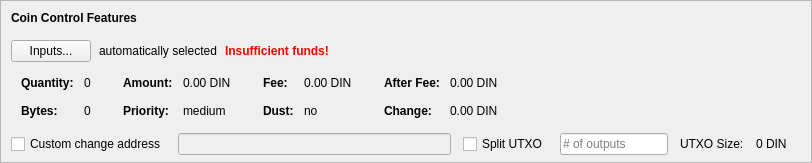
    <widget class="QFrame" name="frameCoinControl">
     <property name="sizePolicy">
      <sizepolicy hsizetype="Expanding" vsizetype="Expanding">
       <horstretch>0</horstretch>
       <verstretch>0</verstretch>
      </sizepolicy>
     </property>
     <property name="maximumSize">
      <size>
       <width>16777215</width>
       <height>16777215</height>
      </size>
     </property>
     <property name="frameShape">
      <enum>QFrame::StyledPanel</enum>
     </property>
     <property name="frameShadow">
      <enum>QFrame::Sunken</enum>
     </property>
     <layout class="QVBoxLayout" name="verticalLayoutCoinControl2">
      <property name="spacing">
       <number>0</number>
      </property>
      <property name="leftMargin">
       <number>0</number>
      </property>
      <property name="topMargin">
       <number>0</number>
      </property>
      <property name="rightMargin">
       <number>0</number>
      </property>
      <property name="bottomMargin">
       <number>6</number>
      </property>
      <item>
       <layout class="QVBoxLayout" name="verticalLayoutCoinControl" stretch="0,0,0,0,1">
        <property name="spacing">
         <number>0</number>
        </property>
        <property name="leftMargin">
         <number>10</number>
        </property>
        <property name="topMargin">
         <number>10</number>
        </property>
        <item>
         <layout class="QHBoxLayout" name="horizontalLayoutCoinControl1">
          <property name="bottomMargin">
           <number>15</number>
          </property>
          <item>
           <widget class="QLabel" name="labelCoinControlFeatures">
            <property name="sizePolicy">
             <sizepolicy hsizetype="Preferred" vsizetype="Maximum">
              <horstretch>0</horstretch>
              <verstretch>0</verstretch>
             </sizepolicy>
            </property>
            <property name="font">
             <font>
              <weight>75</weight>
              <bold>true</bold>
             </font>
            </property>
            <property name="styleSheet">
             <string notr="true">font-weight:bold;</string>
            </property>
            <property name="text">
             <string>Coin Control Features</string>
            </property>
           </widget>
          </item>
         </layout>
        </item>
        <item>
         <layout class="QHBoxLayout" name="horizontalLayoutCoinControl2" stretch="0,0,0,0">
          <property name="spacing">
           <number>8</number>
          </property>
          <property name="bottomMargin">
           <number>10</number>
          </property>
          <item>
           <widget class="QPushButton" name="pushButtonCoinControl">
            <property name="styleSheet">
             <string notr="true"/>
            </property>
            <property name="text">
             <string>Inputs...</string>
            </property>
            <property name="autoDefault">
             <bool>false</bool>
            </property>
           </widget>
          </item>
          <item>
           <widget class="QLabel" name="labelCoinControlAutomaticallySelected">
            <property name="text">
             <string>automatically selected</string>
            </property>
            <property name="margin">
             <number>5</number>
            </property>
           </widget>
          </item>
          <item>
           <widget class="QLabel" name="labelCoinControlInsuffFunds">
            <property name="font">
             <font>
              <weight>75</weight>
              <bold>true</bold>
             </font>
            </property>
            <property name="styleSheet">
             <string notr="true">color:red;font-weight:bold;</string>
            </property>
            <property name="text">
             <string>Insufficient funds!</string>
            </property>
            <property name="margin">
             <number>5</number>
            </property>
           </widget>
          </item>
          <item>
           <spacer name="horizontalSpacerCoinControl">
            <property name="orientation">
             <enum>Qt::Horizontal</enum>
            </property>
            <property name="sizeHint" stdset="0">
             <size>
              <width>40</width>
              <height>1</height>
             </size>
            </property>
           </spacer>
          </item>
         </layout>
        </item>
        <item>
         <widget class="QWidget" name="widgetCoinControl" native="true">
          <property name="sizePolicy">
           <sizepolicy hsizetype="Preferred" vsizetype="Preferred">
            <horstretch>0</horstretch>
            <verstretch>0</verstretch>
           </sizepolicy>
          </property>
          <property name="minimumSize">
           <size>
            <width>0</width>
            <height>0</height>
           </size>
          </property>
          <property name="styleSheet">
           <string notr="true"/>
          </property>
          <layout class="QHBoxLayout" name="horizontalLayoutCoinControl5">
           <property name="leftMargin">
            <number>0</number>
           </property>
           <property name="topMargin">
            <number>0</number>
           </property>
           <property name="rightMargin">
            <number>0</number>
           </property>
           <property name="bottomMargin">
            <number>0</number>
           </property>
           <item>
            <layout class="QHBoxLayout" name="horizontalLayoutCoinControl3" stretch="0,0,0,1">
             <property name="spacing">
              <number>20</number>
             </property>
             <property name="topMargin">
              <number>0</number>
             </property>
             <property name="bottomMargin">
              <number>10</number>
             </property>
             <item>
              <layout class="QFormLayout" name="formLayoutCoinControl1">
               <property name="horizontalSpacing">
                <number>10</number>
               </property>
               <property name="verticalSpacing">
                <number>14</number>
               </property>
               <property name="leftMargin">
                <number>10</number>
               </property>
               <property name="topMargin">
                <number>4</number>
               </property>
               <property name="rightMargin">
                <number>6</number>
               </property>
               <item row="0" column="0">
                <widget class="QLabel" name="labelCoinControlQuantityText">
                 <property name="font">
                  <font>
                   <weight>75</weight>
                   <bold>true</bold>
                  </font>
                 </property>
                 <property name="text">
                  <string>Quantity:</string>
                 </property>
                 <property name="margin">
                  <number>0</number>
                 </property>
                </widget>
               </item>
               <item row="0" column="1">
                <widget class="QLabel" name="labelCoinControlQuantity">
                 <property name="cursor">
                  <cursorShape>IBeamCursor</cursorShape>
                 </property>
                 <property name="contextMenuPolicy">
                  <enum>Qt::ActionsContextMenu</enum>
                 </property>
                 <property name="text">
                  <string notr="true">0</string>
                 </property>
                 <property name="margin">
                  <number>0</number>
                 </property>
                 <property name="textInteractionFlags">
                  <set>Qt::LinksAccessibleByMouse|Qt::TextSelectableByKeyboard|Qt::TextSelectableByMouse</set>
                 </property>
                </widget>
               </item>
               <item row="1" column="0">
                <widget class="QLabel" name="labelCoinControlBytesText">
                 <property name="font">
                  <font>
                   <weight>75</weight>
                   <bold>true</bold>
                  </font>
                 </property>
                 <property name="text">
                  <string>Bytes:</string>
                 </property>
                </widget>
               </item>
               <item row="1" column="1">
                <widget class="QLabel" name="labelCoinControlBytes">
                 <property name="cursor">
                  <cursorShape>IBeamCursor</cursorShape>
                 </property>
                 <property name="contextMenuPolicy">
                  <enum>Qt::ActionsContextMenu</enum>
                 </property>
                 <property name="text">
                  <string notr="true">0</string>
                 </property>
                 <property name="textInteractionFlags">
                  <set>Qt::LinksAccessibleByMouse|Qt::TextSelectableByKeyboard|Qt::TextSelectableByMouse</set>
                 </property>
                </widget>
               </item>
              </layout>
             </item>
             <item>
              <layout class="QFormLayout" name="formLayoutCoinControl2">
               <property name="horizontalSpacing">
                <number>10</number>
               </property>
               <property name="verticalSpacing">
                <number>14</number>
               </property>
               <property name="leftMargin">
                <number>6</number>
               </property>
               <property name="topMargin">
                <number>4</number>
               </property>
               <property name="rightMargin">
                <number>6</number>
               </property>
               <item row="0" column="0">
                <widget class="QLabel" name="labelCoinControlAmountText">
                 <property name="font">
                  <font>
                   <weight>75</weight>
                   <bold>true</bold>
                  </font>
                 </property>
                 <property name="text">
                  <string>Amount:</string>
                 </property>
                 <property name="margin">
                  <number>0</number>
                 </property>
                </widget>
               </item>
               <item row="0" column="1">
                <widget class="QLabel" name="labelCoinControlAmount">
                 <property name="cursor">
                  <cursorShape>IBeamCursor</cursorShape>
                 </property>
                 <property name="contextMenuPolicy">
                  <enum>Qt::ActionsContextMenu</enum>
                 </property>
                 <property name="text">
                  <string notr="true">0.00 DIN</string>
                 </property>
                 <property name="textInteractionFlags">
                  <set>Qt::LinksAccessibleByMouse|Qt::TextSelectableByKeyboard|Qt::TextSelectableByMouse</set>
                 </property>
                </widget>
               </item>
               <item row="1" column="0">
                <widget class="QLabel" name="labelCoinControlPriorityText">
                 <property name="font">
                  <font>
                   <weight>75</weight>
                   <bold>true</bold>
                  </font>
                 </property>
                 <property name="text">
                  <string>Priority:</string>
                 </property>
                </widget>
               </item>
               <item row="1" column="1">
                <widget class="QLabel" name="labelCoinControlPriority">
                 <property name="cursor">
                  <cursorShape>IBeamCursor</cursorShape>
                 </property>
                 <property name="contextMenuPolicy">
                  <enum>Qt::ActionsContextMenu</enum>
                 </property>
                 <property name="text">
                  <string>medium</string>
                 </property>
                 <property name="textInteractionFlags">
                  <set>Qt::LinksAccessibleByMouse|Qt::TextSelectableByKeyboard|Qt::TextSelectableByMouse</set>
                 </property>
                </widget>
               </item>
              </layout>
             </item>
             <item>
              <layout class="QFormLayout" name="formLayoutCoinControl3">
               <property name="horizontalSpacing">
                <number>10</number>
               </property>
               <property name="verticalSpacing">
                <number>14</number>
               </property>
               <property name="leftMargin">
                <number>6</number>
               </property>
               <property name="topMargin">
                <number>4</number>
               </property>
               <property name="rightMargin">
                <number>6</number>
               </property>
               <item row="0" column="0">
                <widget class="QLabel" name="labelCoinControlFeeText">
                 <property name="font">
                  <font>
                   <weight>75</weight>
                   <bold>true</bold>
                  </font>
                 </property>
                 <property name="text">
                  <string>Fee:</string>
                 </property>
                 <property name="margin">
                  <number>0</number>
                 </property>
                </widget>
               </item>
               <item row="0" column="1">
                <widget class="QLabel" name="labelCoinControlFee">
                 <property name="cursor">
                  <cursorShape>IBeamCursor</cursorShape>
                 </property>
                 <property name="contextMenuPolicy">
                  <enum>Qt::ActionsContextMenu</enum>
                 </property>
                 <property name="text">
                  <string notr="true">0.00 DIN</string>
                 </property>
                 <property name="textInteractionFlags">
                  <set>Qt::LinksAccessibleByMouse|Qt::TextSelectableByKeyboard|Qt::TextSelectableByMouse</set>
                 </property>
                </widget>
               </item>
               <item row="1" column="0">
                <widget class="QLabel" name="labelCoinControlLowOutputText">
                 <property name="font">
                  <font>
                   <weight>75</weight>
                   <bold>true</bold>
                  </font>
                 </property>
                 <property name="text">
                  <string>Dust:</string>
                 </property>
                </widget>
               </item>
               <item row="1" column="1">
                <widget class="QLabel" name="labelCoinControlLowOutput">
                 <property name="cursor">
                  <cursorShape>IBeamCursor</cursorShape>
                 </property>
                 <property name="contextMenuPolicy">
                  <enum>Qt::ActionsContextMenu</enum>
                 </property>
                 <property name="text">
                  <string>no</string>
                 </property>
                 <property name="textInteractionFlags">
                  <set>Qt::LinksAccessibleByMouse|Qt::TextSelectableByKeyboard|Qt::TextSelectableByMouse</set>
                 </property>
                </widget>
               </item>
              </layout>
             </item>
             <item>
              <layout class="QFormLayout" name="formLayoutCoinControl4">
               <property name="horizontalSpacing">
                <number>10</number>
               </property>
               <property name="verticalSpacing">
                <number>14</number>
               </property>
               <property name="leftMargin">
                <number>6</number>
               </property>
               <property name="topMargin">
                <number>4</number>
               </property>
               <property name="rightMargin">
                <number>6</number>
               </property>
               <item row="0" column="0">
                <widget class="QLabel" name="labelCoinControlAfterFeeText">
                 <property name="font">
                  <font>
                   <weight>75</weight>
                   <bold>true</bold>
                  </font>
                 </property>
                 <property name="text">
                  <string>After Fee:</string>
                 </property>
                 <property name="margin">
                  <number>0</number>
                 </property>
                </widget>
               </item>
               <item row="0" column="1">
                <widget class="QLabel" name="labelCoinControlAfterFee">
                 <property name="cursor">
                  <cursorShape>IBeamCursor</cursorShape>
                 </property>
                 <property name="contextMenuPolicy">
                  <enum>Qt::ActionsContextMenu</enum>
                 </property>
                 <property name="text">
                  <string notr="true">0.00 DIN</string>
                 </property>
                 <property name="textInteractionFlags">
                  <set>Qt::LinksAccessibleByMouse|Qt::TextSelectableByKeyboard|Qt::TextSelectableByMouse</set>
                 </property>
                </widget>
               </item>
               <item row="1" column="0">
                <widget class="QLabel" name="labelCoinControlChangeText">
                 <property name="font">
                  <font>
                   <weight>75</weight>
                   <bold>true</bold>
                  </font>
                 </property>
                 <property name="text">
                  <string>Change:</string>
                 </property>
                </widget>
               </item>
               <item row="1" column="1">
                <widget class="QLabel" name="labelCoinControlChange">
                 <property name="cursor">
                  <cursorShape>IBeamCursor</cursorShape>
                 </property>
                 <property name="contextMenuPolicy">
                  <enum>Qt::ActionsContextMenu</enum>
                 </property>
                 <property name="text">
                  <string notr="true">0.00 DIN</string>
                 </property>
                 <property name="textInteractionFlags">
                  <set>Qt::LinksAccessibleByMouse|Qt::TextSelectableByKeyboard|Qt::TextSelectableByMouse</set>
                 </property>
                </widget>
               </item>
              </layout>
             </item>
            </layout>
           </item>
          </layout>
         </widget>
        </item>
        <item>
         <layout class="QHBoxLayout" name="horizontalLayoutCoinControl4" stretch="0,0,0,0,0,0,0">
          <property name="spacing">
           <number>12</number>
          </property>
          <property name="sizeConstraint">
           <enum>QLayout::SetDefaultConstraint</enum>
          </property>
          <property name="topMargin">
           <number>5</number>
          </property>
          <property name="rightMargin">
           <number>5</number>
          </property>
          <item>
           <widget class="QCheckBox" name="checkBoxCoinControlChange">
            <property name="toolTip">
             <string>If this is activated, but the change address is empty or invalid, change will be sent to a newly generated address.</string>
            </property>
            <property name="text">
             <string>Custom change address</string>
            </property>
           </widget>
          </item>
          <item>
           <widget class="QValidatedLineEdit" name="lineEditCoinControlChange">
            <property name="enabled">
             <bool>false</bool>
            </property>
            <property name="sizePolicy">
             <sizepolicy hsizetype="Expanding" vsizetype="Fixed">
              <horstretch>0</horstretch>
              <verstretch>0</verstretch>
             </sizepolicy>
            </property>
           </widget>
          </item>
          <item>
           <widget class="QCheckBox" name="splitBlockCheckBox">
            <property name="text">
             <string>Split UTXO</string>
            </property>
           </widget>
          </item>
          <item>
           <widget class="QLineEdit" name="splitBlockLineEdit">
            <property name="sizePolicy">
             <sizepolicy hsizetype="Fixed" vsizetype="Fixed">
              <horstretch>50</horstretch>
              <verstretch>0</verstretch>
             </sizepolicy>
            </property>
            <property name="placeholderText">
             <string># of outputs</string>
            </property>
           </widget>
          </item>
          <item>
           <widget class="QLabel" name="labelBlockSizeText">
            <property name="text">
             <string>UTXO Size:</string>
            </property>
           </widget>
          </item>
          <item>
           <widget class="QLabel" name="labelBlockSize">
            <property name="text">
             <string>0 DIN</string>
            </property>
           </widget>
          </item>
          <item>
           <widget class="QLabel" name="labelCoinControlChangeLabel">
            <property name="sizePolicy">
             <sizepolicy hsizetype="Preferred" vsizetype="Expanding">
              <horstretch>0</horstretch>
              <verstretch>0</verstretch>
             </sizepolicy>
            </property>
            <property name="minimumSize">
             <size>
              <width>0</width>
              <height>0</height>
             </size>
            </property>
            <property name="text">
             <string/>
            </property>
            <property name="margin">
             <number>3</number>
            </property>
           </widget>
          </item>
         </layout>
        </item>
        <item>
         <spacer name="verticalSpacerCoinControl">
          <property name="orientation">
           <enum>Qt::Vertical</enum>
          </property>
          <property name="sizeHint" stdset="0">
           <size>
            <width>800</width>
            <height>1</height>
           </size>
          </property>
         </spacer>
        </item>
       </layout>
      </item>
     </layout>
    </widget>
